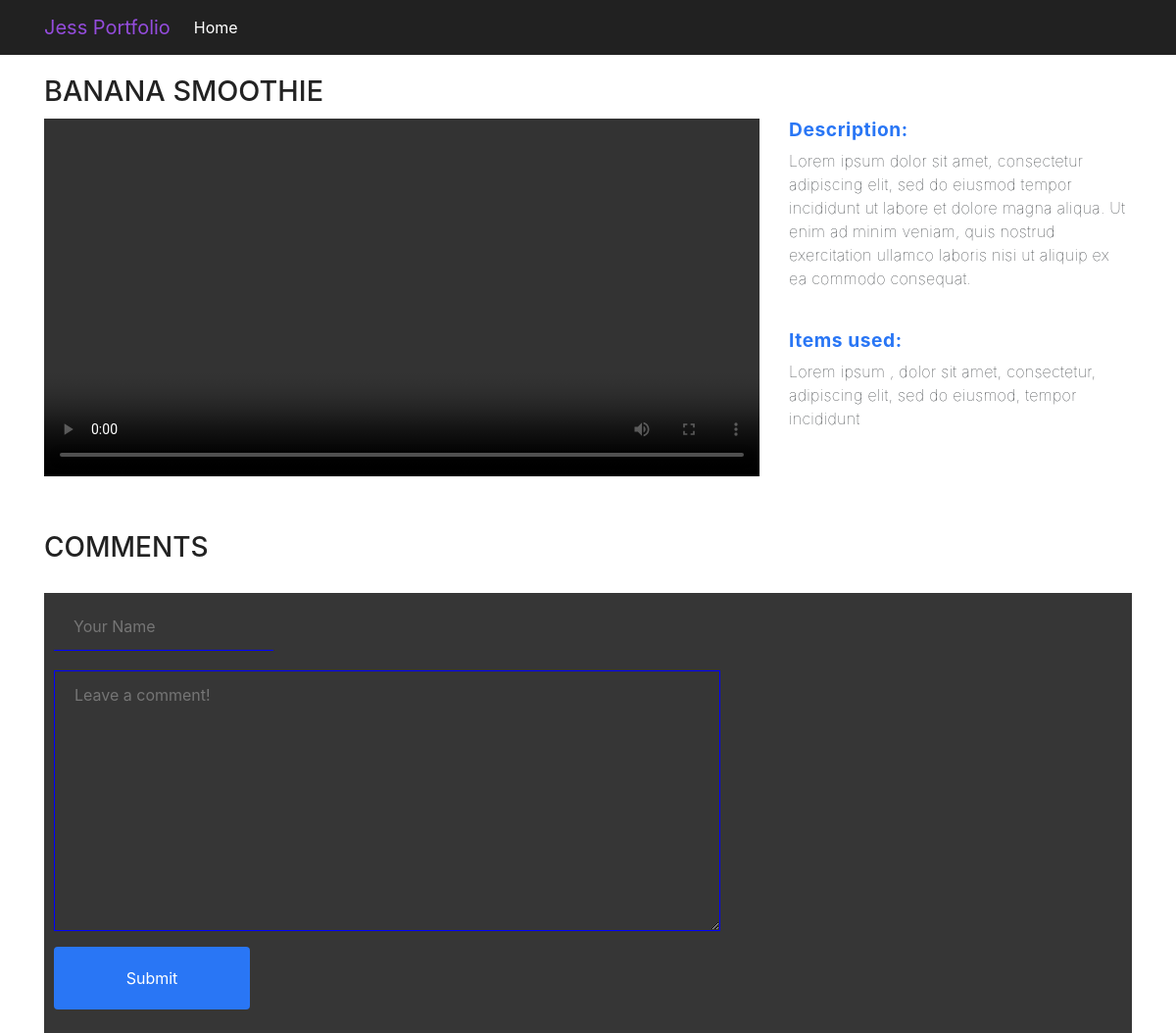
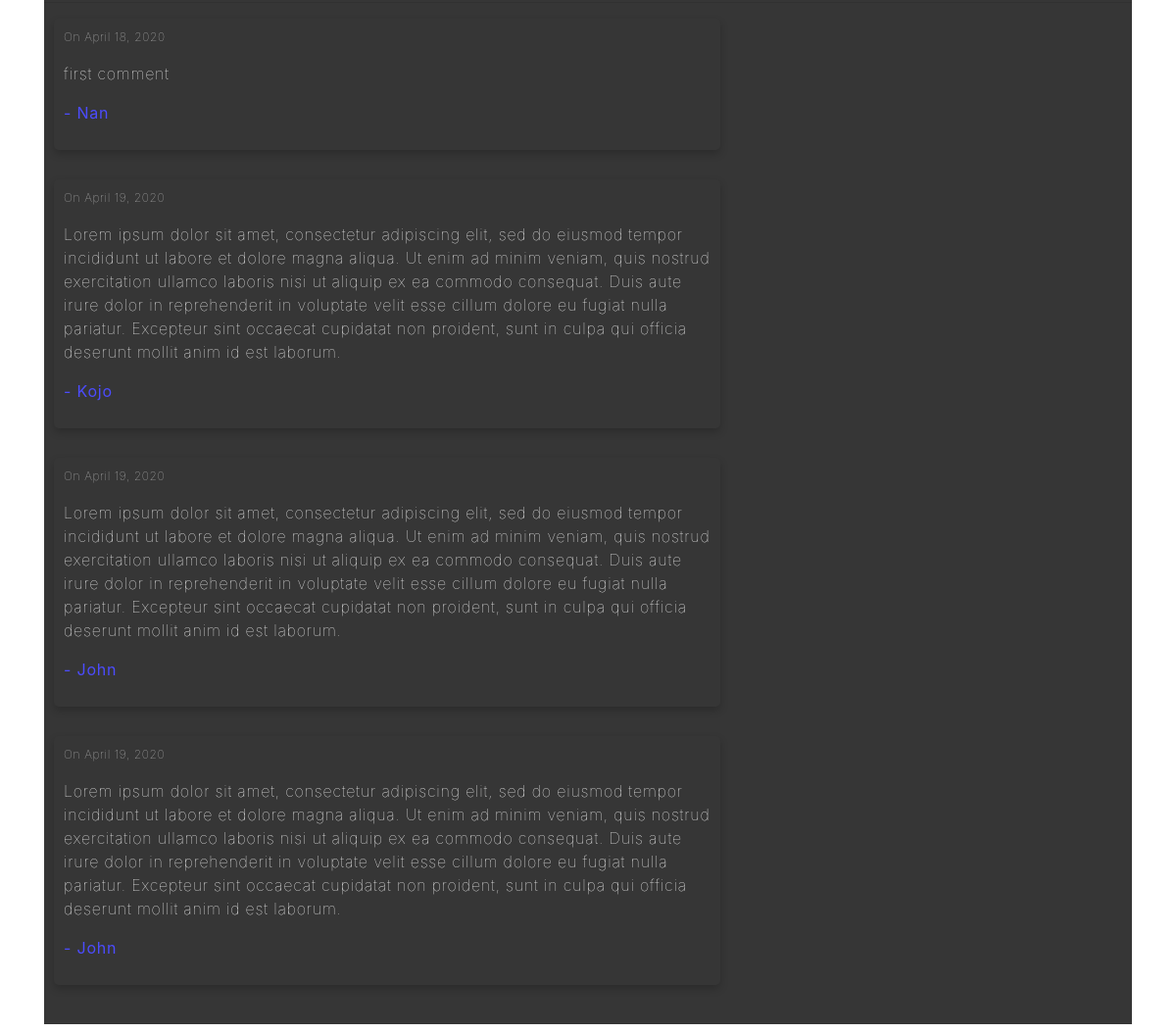
/projects/1/, run on the app's committed database (2 pictures, top to bottom).
### projects/models.py (models this page shows, shortened)
class Project(models.Model):
    title = models.CharField(max_length=100)
    description = models.TextField()
    items = models.TextField(blank=True, null=True)
    image = models.ImageField(upload_to='static/img/', blank=True, null=True)
    video = models.FileField(upload_to='static/videos/', null=True, blank=True)

class Comment(models.Model):
    author = models.CharField(max_length=60)
    body = models.TextField()
    created_on = models.DateTimeField(auto_now_add=True)
    project = models.ForeignKey('Project', on_delete=models.CASCADE)

### projects/views.py (the view)
# urls.py: path("<int:pk>/", views.project_detail, name="project_detail"),
def project_detail(request, pk):
    project = Project.objects.get(pk=pk)
    comments = Comment.objects.filter(project=project)
    form = CommentForm()
    if request.method == 'POST':
        form = CommentForm(request.POST)
        if form.is_valid():
            comment = Comment(
                author=form.cleaned_data["author"],
                body=form.cleaned_data["body"],
                project=project
            )
            comment.save()
            form = CommentForm()
            context = {
                        "project": project,
                        "comments": comments,
                        "form": form
                        }
            return render(request, 'project_detail.html', context)
        else:
            context = {
                        "project": project,
                        "comments": comments,
                        "form": form
                       }
            return render(request, 'project_detail.html', context)
    else:
        context = {
                    "project": project,
                    "comments": comments,
                    "form": form
                    }
        return render(request, 'project_detail.html', context)

### projects/forms.py
class CommentForm(forms.Form):
    author = forms.CharField(
        max_length=60,
        widget=forms.TextInput(attrs={
            "placeholder": "Your Name"
        })
    )
    body = forms.CharField(widget=forms.Textarea(
        attrs={
            "placeholder": "Leave a comment!"
        })
    )

### templates/project_detail.html (shortened to what this page needs)
{% extends "base.html" %}
{% load static %}
{% block page_content %}
<h1 id="title-h5">{{ project.title }}</h1>
<div class="row">
    <div class="col-md-8">
      <video width="100%" height="auto" controls>
        <source src="/{{ project.video.url }}" alt="" width="100%" type="video/mp4">
        <source src="/{{ project.video.url }}" alt="" width="100%" type="video/ogg">
      </video>
    </div>
    <div class="col-md-4 content-section">
        <h5>Description:</h5>
        <p>{{ project.description }}</p>
        <br>
        <h5>Items used:</h5>
        <p>{{ project.items }}</p>
    </div>
</div>
<h3 class="comment-title">COMMENTS</h3>
<div class="comment-section">
  <div class="form_wrapper edit-page">
    <form action="/projects/{{ project.pk }}/" method="post">
        {% for field in form.visible_fields %}
          {{ field }}
        {% endfor %}
        <button class="btn" type="btn" type="submit"> <span> Submit</span> </button>
    </form>
  </div>
  <hr>
  {% for comment in comments %}
  <div class="comments-card">
    <p class="date-p">
        On {{comment.created_on.date }}&nbsp;
    </p>
    <p class="body-p">{{ comment.body }}</p>
    <p class="author-p">- {{ comment.author }} </p>
  </div>
  {% endfor %}
</div>
{% endblock page_content%}

### templates/base.html (shortened to what this page needs)
<!DOCTYPE html>
<html lang="en" dir="ltr">
  <head>
    <link rel="stylesheet" href="https://stackpath.bootstrapcdn.com/bootstrap/4.1.3/css/bootstrap.min.css">
  </head>
  <body>
    <nav class="navbar navbar-expand-lg navbar-light bg-light">
        <div class="container">
            <a class="navbar-brand" href="{% url 'project_index' %}">Jess Portfolio</a>
            <div class="collapse navbar-collapse" id="navbarSupportedContent">
              <ul class="navbar-nav mr-auto">
                <li class="nav-item active">
                  <a class="nav-link" href="{% url 'project_index' %}">Home</a>
                </li>
              </ul>
            </div>
        </div>
    </nav>
    <div class="container">
        {% block page_content %}
        {% endblock %}
    </div>
  </body>
</html>

### templates/project_detail.html (style rules this page uses)
.comment-title { margin: 50px 50px 30px 0px; color: #222222; }
.comment-section { width: 100%; margin: 0; padding-bottom: 10px; margin-bottom: 10px; height: auto; background: #363636; }
div.form_wrapper { width: calc(300px + 10vw); }
input[type=text] { width: calc(200px + 2vw); padding: 12px 20px; margin-left: 10px; margin-top: 10px; display: inline-block; border-top-style: none; border-left-style: none; border-right-style: none; border-bottom: 1px solid blue; color: #fff; background: #363636; }
textarea { width: calc(200px + 40vw); padding: 12px 20px; margin-left: 10px; margin-top: 20px; display: inline-block; border-top-style: none; border-left-style: none; border-right-style: none; border: 1px solid blue; color: #fff; background: #363636; }
.btn { display: inline-block; border-radius: 4px; background-color: #2976f5; border: none; color: #fff; text-align: center; font-size: 16px; padding: 20px; width: 200px; transition: all 0.5s; cursor: pointer; margin: 10px; vertical-align: middle; }
.btn span { cursor: pointer; display: inline-block; position: relative; transition: 0.5s; }
.btn span:after { content: '\00bb'; position: absolute; opacity: 0; top: 0; right: -20px; transition:0.3s; color: #fff; }
.comments-card { box-shadow: 0 4px 8px 0 rgba(0,0,0,0.2); transition: 0.3s; border-radius: 5px; margin: 10px; margin-bottom: 30px; padding: 10px; width: calc(200px + 40vw); color: #fff; }
.author-p { color: #4C4CFF; text-transform: capitalize; letter-spacing: 0.05em; }
.body-p { font-weight: lighter; letter-spacing: 0.05em; }
.date-p { font-weight: lighter; font-size: 12px; color: #ccc; letter-spacing: 0.05em; }
.content-section p { font-weight: lighter; letter-spacing: 0.02em; }
.content-section h5 { font-weight: bold; font-size: 1.2em; letter-spacing: 0.03em; color: #2976f5; }
#title-h5 { text-transform: uppercase; margin-top: 20px; margin-bottom: 10px; font-size: 1.8em; color: #222222; }

### templates/base.html (style rules this page uses)
.bg-light { background-color: #212121 !important; }
.navbar-light .navbar-brand { color: #944cdc; }
.navbar-light .navbar-nav .active > .nav-link, .navbar-light .navbar-nav .nav-link.active, .navbar-light .navbar-nav .nav-link.show, .navbar-light .navbar-nav .show > .nav-link { color: #fff; }

### data on the page
Project: title "BANANA SMOOTHIE", description "Lorem ipsum dolor sit amet, consectetur adipiscing elit, sed do eiusmod tempor incididunt ut labore et dolore magna aliqua. Ut enim ad minim veniam, quis nostrud exercitation ullamco laboris nisi ut aliquip ex ea commodo consequat.", items "Lorem ipsum , dolor sit amet, consectetur, adipiscing elit, sed do eiusmod, tempor incididunt"
Comment: created_on "April 18, 2020", body "first comment", author "Nan"
Comment: created_on "April 19, 2020", body "Lorem ipsum dolor sit amet, consectetur adipiscing elit, sed do eiusmod tempor incididunt ut labore et dolore magna aliqua. Ut enim ad minim veniam, quis nostrud exercitation ullamco laboris nisi ut aliquip ex ea commodo consequat. Duis aute irure dolor in reprehenderit in voluptate velit esse cillum dolore eu fugiat nulla pariatur. Excepteur sint occaecat cupidatat non proident, sunt in culpa qui officia deserunt mollit anim id est laborum.", author "Kojo"
Comment: created_on "April 19, 2020", body "Lorem ipsum dolor sit amet, consectetur adipiscing elit, sed do eiusmod tempor incididunt ut labore et dolore magna aliqua. Ut enim ad minim veniam, quis nostrud exercitation ullamco laboris nisi ut aliquip ex ea commodo consequat. Duis aute irure dolor in reprehenderit in voluptate velit esse cillum dolore eu fugiat nulla pariatur. Excepteur sint occaecat cupidatat non proident, sunt in culpa qui officia deserunt mollit anim id est laborum.", author "John"
Comment: created_on "April 19, 2020", body "Lorem ipsum dolor sit amet, consectetur adipiscing elit, sed do eiusmod tempor incididunt ut labore et dolore magna aliqua. Ut enim ad minim veniam, quis nostrud exercitation ullamco laboris nisi ut aliquip ex ea commodo consequat. Duis aute irure dolor in reprehenderit in voluptate velit esse cillum dolore eu fugiat nulla pariatur. Excepteur sint occaecat cupidatat non proident, sunt in culpa qui officia deserunt mollit anim id est laborum.", author "John"
